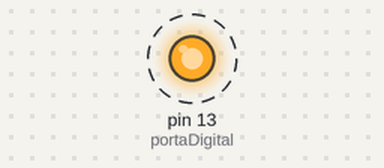
A sketch run on a simulated Arduino Uno, built with avr-gcc and run on an emulated ATmega328P. Parts: output pins drawn as LEDs (lit = HIGH). Dashed ring = blinking.

Above: at 0.5 s.
Timing chart, 0 to 4.6 s (numbered marks = the images above):
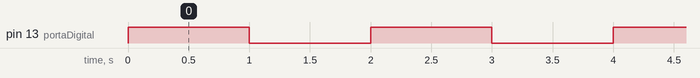

The sketch:

led_on_off_digital.ino
```cpp
// C++ code
//

// Define a porta digital com o valor "13" (onde está conectado)
#define portaDigital 13

void setup()
{
  // Faz o setup na configuração do LED
  // Configura a porta digital
  pinMode(portaDigital, OUTPUT);
}

void loop()
{
  // Manda energia para a porta
  digitalWrite(portaDigital, HIGH);
  delay(1000); //Aguarda 1 segundo

  //Desliga a energia da porta
  digitalWrite(portaDigital, LOW);
  delay(1000); // Aguarda 1 segundo
}
```

Measured:
- by itself, pin 13 (portaDigital): alternates HIGH for 1.0 s and LOW for 1.0 s
